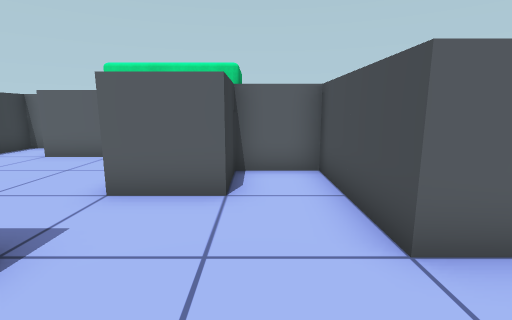
view 1 (above)

16 first-person views from a walk through a Unity game level. The camera is 1.4 m above the floor, tilts 10° down and sees 85° across. The floor is counted in squares, 1 m on a side. Each view is taken from the middle of a square. On the plan, view 1 faces up. The plan holds only what a view shows up to about 14 squares ahead; the rest is blank. The place goes on beyond the plan.

view 2
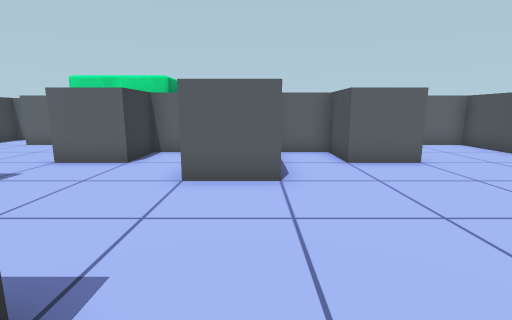

view 3
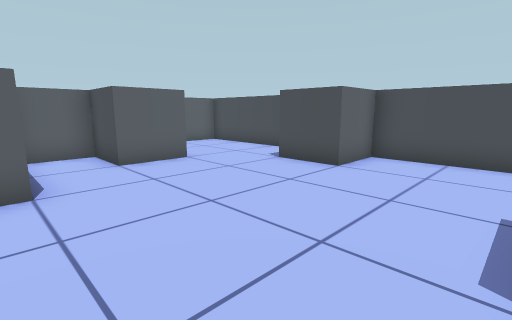

view 4
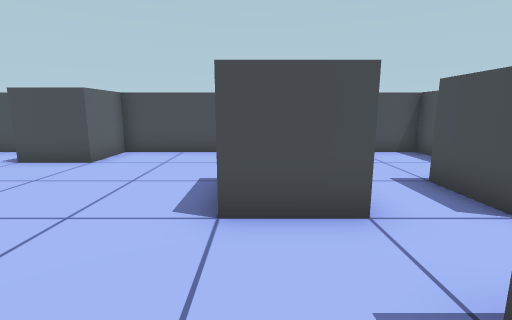

view 5
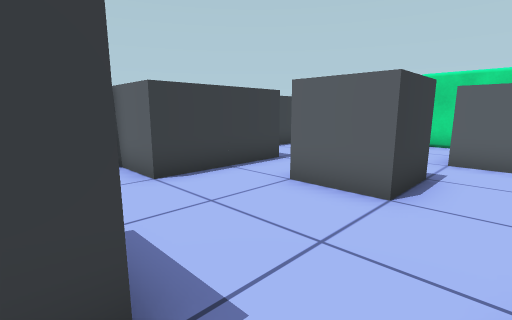

view 6
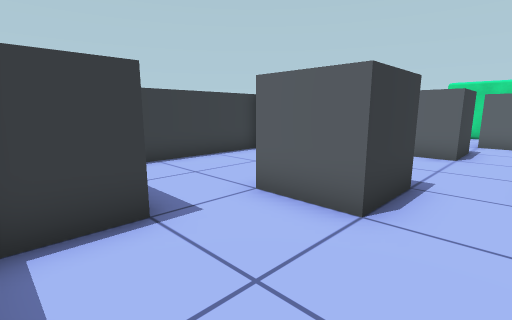

view 7
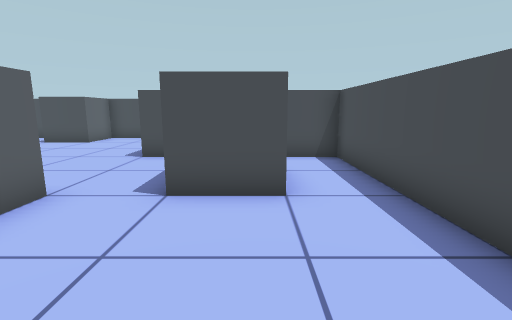

view 8
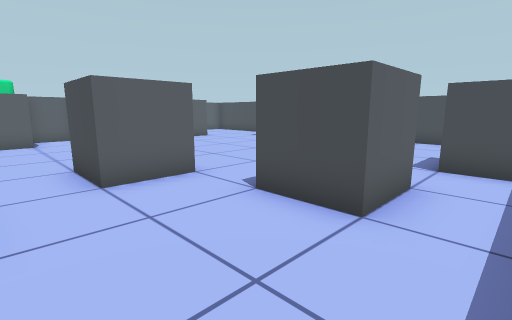

view 9
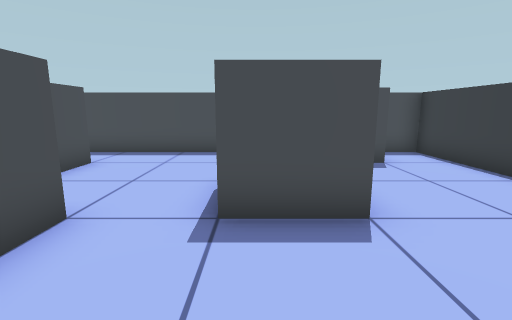

view 10
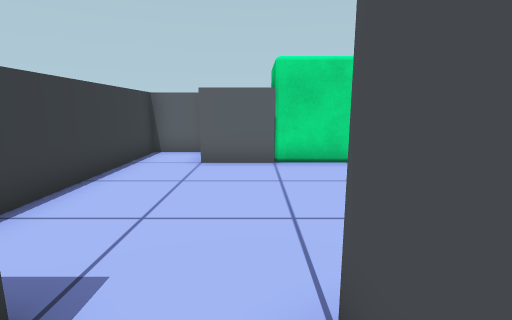

view 11
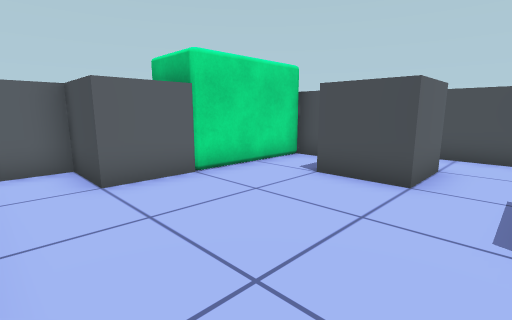

view 12
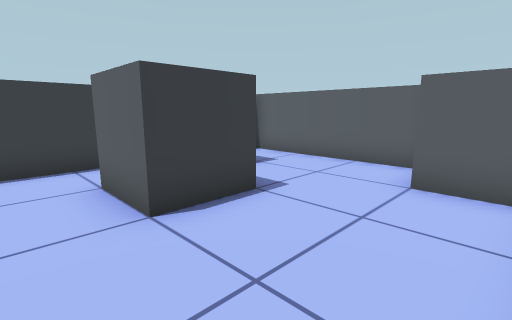

view 13
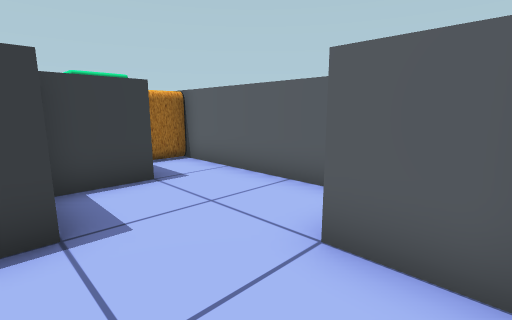

view 14
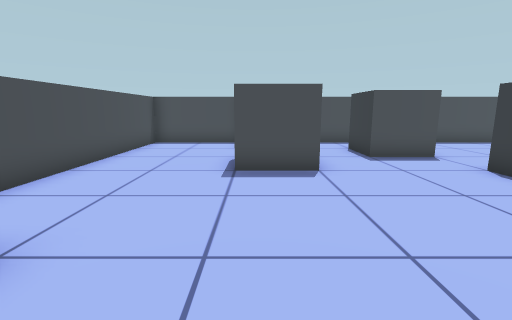

view 15
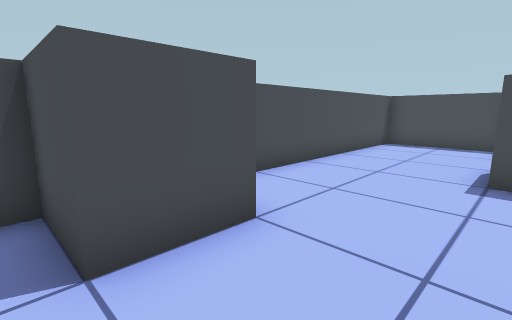

view 16
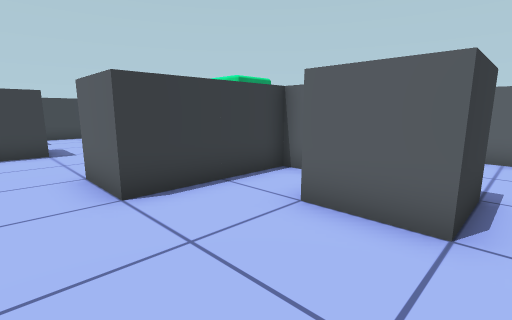

### Floor plan
Points are (right, up) in squares from view 1. A wall is a line through its corners. A room is listed if a view was taken in it or the views show most of it. See-through windows are left out.
Room 1 (views 1, 2, 3, 4, 9, 10, 12, 13, 14, 15, 16)
walls: (1.5, -2.9) (1.5, -3.5); (-0.5, -2.5) (-0.5, -1.5); (1.5, -5.5) (3.5, -5.5) (3.5, -7.5); (-2.5, 2.6) (-2.5, 0.5) (-4.5, 0.5); (5.5, -5.6) (5.5, -3.5) (7.5, -3.5); (-4.5, 1.4) (-4.5, 2.5); (7.5, 6.6) (7.5, 4.5) (5.5, 4.5) (5.5, 6.5) (3.5, 6.5) (3.5, 2.5) (1.5, 2.5) (1.5, 6.5) (-0.5, 6.5) (-0.5, 4.5) (-2.5, 4.5); (-4.6, -3.5) (-2.5, -3.5); (5.5, 8.6) (5.5, 6.8); (3.5, -9.5) (5.5, -9.5) (5.5, -7.5) (7.5, -7.5); (-6.5, 2.6) (-6.5, -1.5) (-8.5, -1.5) (-8.5, -9.5) (-7.4, -9.5); (7.9, -9.5) (11.5, -9.5) (11.5, 0.5) (9.5, 0.5) (9.5, 2.5) (11.5, 2.5) (11.5, 8.5) (9.5, 8.5); (9, 10.5) (3.5, 10.5); (-6.6, -7.5) (-6.1, -7.5)
ways out: opening at (-1.7, -4.8) to room 2; opening at (2.5, -8.5) to room 2; opening at (-5.5, 1.5) to room 3; opening at (-2.5, 3.5) to room 3
objects: other object (2, 9) to (3, 10)
Room 2 (views 5, 6, 7, 8)
walls: (-4.5, -7.4) (-4.5, -9); (-3.6, -9.5) (3.5, -9.5); (-2.5, -3.5) (-2.5, -5.5) (-4.5, -5.5); (1.5, -3.5) (-0.5, -3.5) (-0.5, -2.5); (3.5, -7.5) (1.5, -7.5) (1.5, -5.5)
ways out: opening at (-1.7, -4.8) to room 1; opening at (2.5, -8.5) to room 1
Room 3 (view 11)
walls: (-4.5, 8.5) (-6.5, 8.5) (-6.5, 10.5) (-8.5, 10.5) (-8.5, 3.2); (-2.5, 4.5) (-2.5, 6.5); (-0.5, 7.8) (-0.5, 8.6)
ways out: opening at (-5.5, 1.5) to room 1; opening at (-2.5, 3.5) to room 1
objects: other object (-4, 9) to (-1, 10)

Positions as (right, up) in squares from view 1, and headings:
1: (0, 0), facing up
2: (3, -3), facing up
3: (3, -3), facing up-right
4: (2, -4), facing right
5: (-1, -4), facing up-left
6: (-1, -9), facing up-left
7: (-3, -7), facing right
8: (-2, -9), facing up-right
9: (-3, 0), facing down
10: (-5, 1), facing up
11: (-8, 3), facing up-right
12: (11, 3), facing up-left
13: (11, 6), facing up-left
14: (7, 3), facing down
15: (7, 3), facing down-right
16: (8, 1), facing up-left
